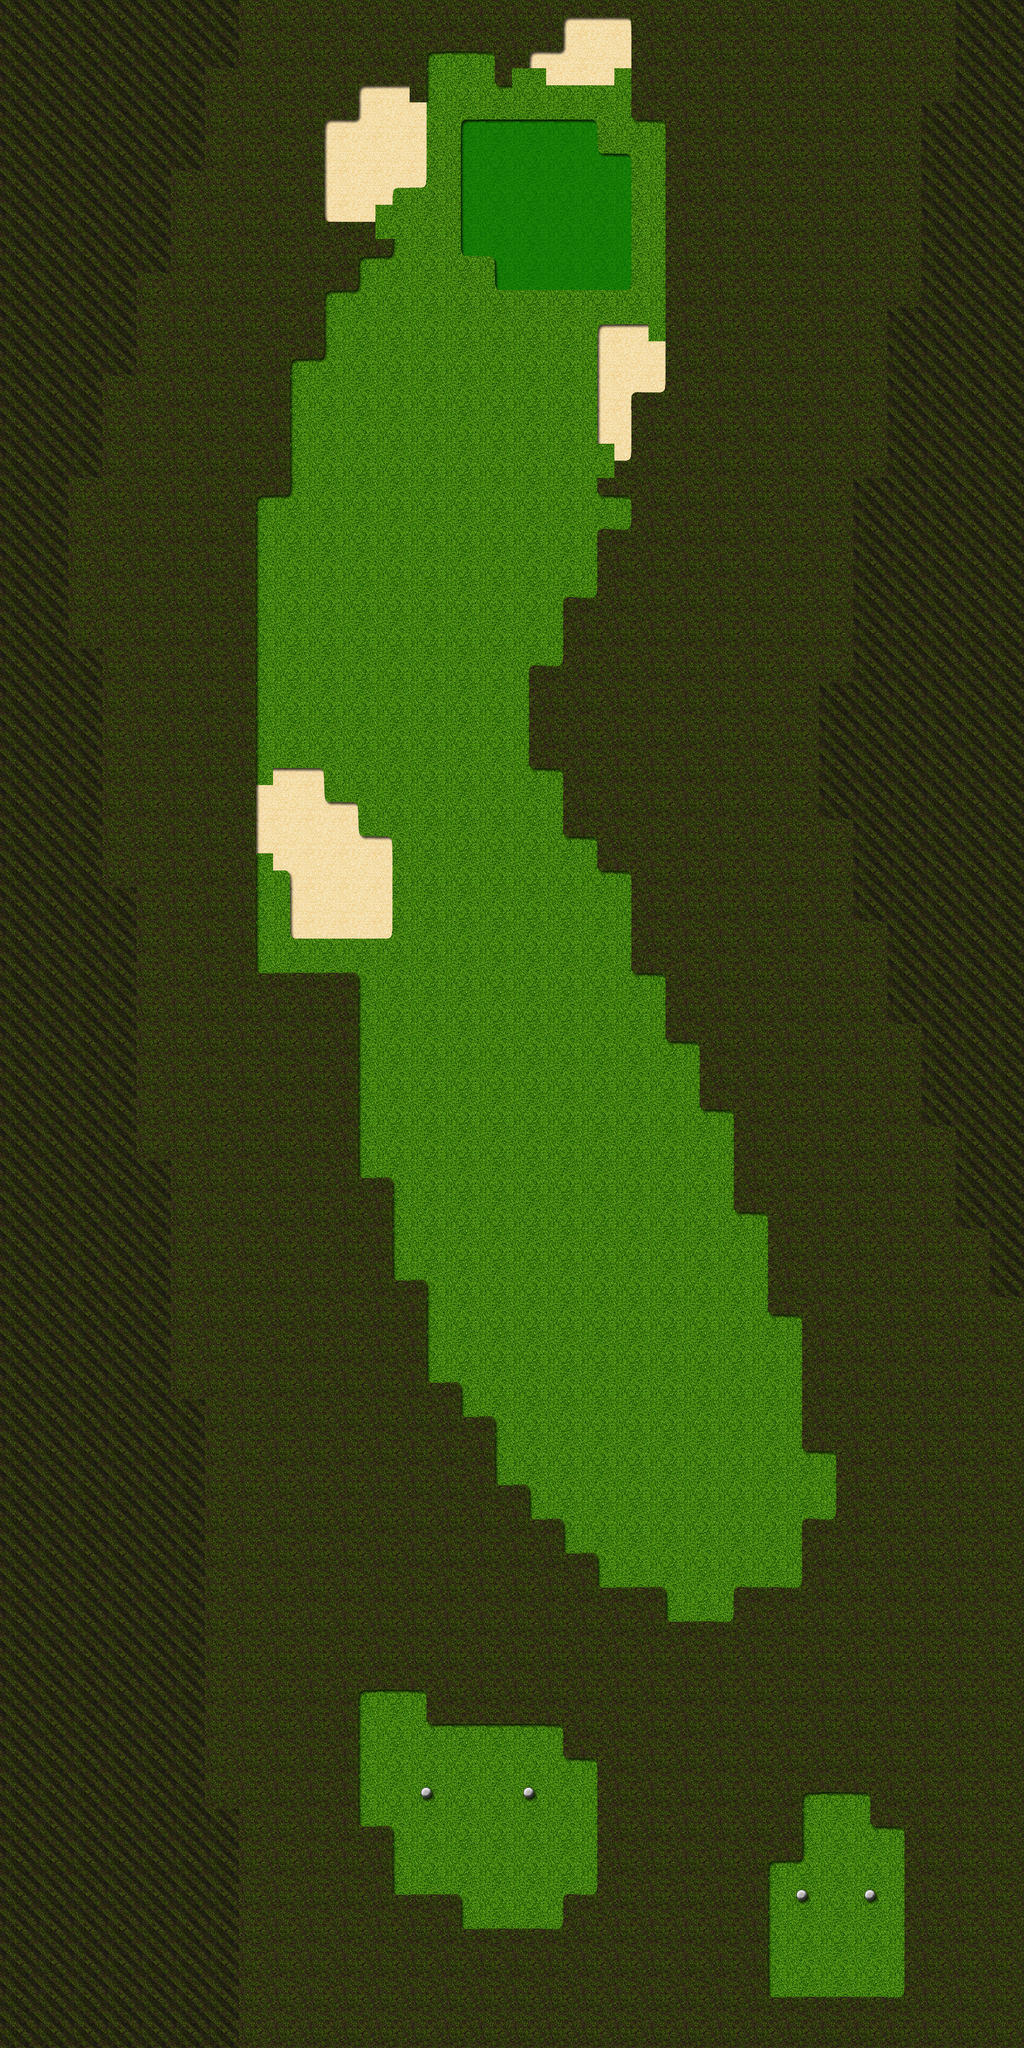

Below is a game level as drawn by its tile map, then a one-line description and the .tmx that defines it (tile-layer data replaced by summaries):
An orthogonal 30x60 tile map with 64x64 px tiles, 1 tile layer (Tile Layer 1), 2 tilesets and 52 objects (Hole, Tee).

<map version="1.0" orientation="orthogonal" width="30" height="60" tilewidth="64" tileheight="64">
 <tileset firstgid="1" name="Golf" tilewidth="64" tileheight="64">
  <image source="tilemap.png" width="1024" height="1024" />
  <terraintypes>
   <terrain name="Rough" tile="0" />
   <terrain name="Fairway" tile="1" />
   <terrain name="Green" tile="16" />
   <terrain name="Bunker" tile="17" />
   <terrain name="Water" tile="19" />
  </terraintypes>
  <tile id="0" terrain="0,0,0,0" />
  <tile id="1" terrain="1,1,1,1" />
  <tile id="4" terrain="1,2,1,2" />
  <tile id="5" terrain="2,1,2,1" />
  <tile id="6" terrain="1,1,1,2" />
  <tile id="7" terrain="1,1,2,1" />
  <tile id="16" terrain="2,2,2,2" />
  <tile id="17" terrain="3,3,3,3" />
  <tile id="19" terrain="4,4,4,4" />
  <tile id="20" terrain="2,2,1,1" />
  <tile id="21" terrain="1,1,2,2" />
  <tile id="22" terrain="1,2,1,1" />
  <tile id="23" terrain="2,1,1,1" />
  <tile id="32" terrain="1,1,1,3" />
  <tile id="33" terrain="1,1,3,1" />
  <tile id="34" terrain="3,3,3,1" />
  <tile id="35" terrain="3,3,1,3" />
  <tile id="44" terrain="1,3,1,3" />
  <tile id="45" terrain="3,1,3,1" />
  <tile id="46" terrain="1,1,1,4" />
  <tile id="47" terrain="1,1,4,1" />
  <tile id="48" terrain="1,3,1,1" />
  <tile id="49" terrain="3,1,1,1" />
  <tile id="50" terrain="3,1,3,3" />
  <tile id="51" terrain="1,3,3,3" />
  <tile id="60" terrain="3,3,1,1" />
  <tile id="61" terrain="1,1,3,3" />
  <tile id="62" terrain="1,4,1,1" />
  <tile id="63" terrain="4,1,1,1" />
  <tile id="64" terrain="4,4,4,1" />
  <tile id="65" terrain="4,4,1,4" />
  <tile id="74" terrain="1,4,1,4" />
  <tile id="75" terrain="4,1,4,1" />
  <tile id="76" terrain="0,0,0,1" />
  <tile id="77" terrain="0,0,1,0" />
  <tile id="78" terrain="1,1,1,0" />
  <tile id="79" terrain="1,1,0,1" />
  <tile id="80" terrain="4,1,4,4" />
  <tile id="81" terrain="1,4,4,4" />
  <tile id="90" terrain="4,4,1,1" />
  <tile id="91" terrain="1,1,4,4" />
  <tile id="92" terrain="0,1,0,0" />
  <tile id="93" terrain="1,0,0,0" />
  <tile id="94" terrain="1,0,1,1" />
  <tile id="95" terrain="0,1,1,1" />
  <tile id="104" terrain="0,1,0,1" />
  <tile id="105" terrain="1,0,1,0" />
  <tile id="106" terrain="3,3,3,0" />
  <tile id="107" terrain="3,3,0,3" />
  <tile id="108" terrain="0,0,0,3" />
  <tile id="109" terrain="0,0,3,0" />
  <tile id="120" terrain="1,1,0,0" />
  <tile id="121" terrain="0,0,1,1" />
  <tile id="122" terrain="3,0,3,3" />
  <tile id="123" terrain="0,3,3,3" />
  <tile id="124" terrain="0,3,0,0" />
  <tile id="125" terrain="3,0,0,0" />
  <tile id="134" terrain="0,3,0,3" />
  <tile id="135" terrain="3,0,3,0" />
  <tile id="136" terrain="0,0,0,4" />
  <tile id="137" terrain="0,0,4,0" />
  <tile id="138" terrain="4,4,4,0" />
  <tile id="139" terrain="4,4,0,4" />
  <tile id="150" terrain="3,3,0,0" />
  <tile id="151" terrain="0,0,3,3" />
  <tile id="152" terrain="0,4,0,0" />
  <tile id="153" terrain="4,0,0,0" />
  <tile id="154" terrain="4,0,4,4" />
  <tile id="155" terrain="0,4,4,4" />
  <tile id="164" terrain="0,4,0,4" />
  <tile id="165" terrain="4,0,4,0" />
  <tile id="166" terrain="2,2,2,1" />
  <tile id="167" terrain="2,2,1,2" />
  <tile id="180" terrain="4,4,0,0" />
  <tile id="181" terrain="0,0,4,4" />
  <tile id="182" terrain="2,1,2,2" />
  <tile id="183" terrain="1,2,2,2" />
 </tileset>
 <tileset firstgid="257" name="Trees" tilewidth="256" tileheight="256">
  <image source="tree_tiles.png" width="512" height="512" />
 </tileset>
 <layer name="Tile Layer 1" width="30" height="60">
  <data>[1800 cells, 1800 non-empty, 49 distinct tile ids]</data>
 </layer>
 <objectgroup name="Object Layer 1" width="30" height="60">
  <object name="Hole" x="1053" y="302">
   <ellipse />
  </object>
  <object name="Tee" x="900" y="3380">
   <ellipse />
  </object>
 </objectgroup>
 <objectgroup name="Object Layer 2" width="30" height="60">
  <object gid="257" x="193" y="3728" />
  <object gid="257" x="-25" y="2901" />
  <object gid="257" x="145" y="2649" />
  <object gid="257" x="36" y="1783" />
  <object gid="257" x="2" y="980" />
  <object gid="257" x="130" y="522" />
  <object gid="257" x="1439" y="286" />
  <object gid="257" x="1654" y="686" />
  <object gid="257" x="1511" y="898" />
  <object gid="257" x="1196" y="1264" />
  <object gid="257" x="1633" y="1476" />
  <object gid="257" x="1448" y="1967" />
  <object gid="257" x="1714" y="2349" />
  <object gid="257" x="1617" y="3116" />
  <object gid="257" x="427" y="2780" />
  <object gid="257" x="178" y="1240" />
  <object gid="258" x="39" y="1607" />
  <object gid="258" x="208" y="1007" />
  <object gid="258" x="-49" y="719" />
  <object gid="258" x="251" y="225" />
  <object gid="258" x="1396" y="470" />
  <object gid="258" x="1690" y="286" />
  <object gid="258" x="1708" y="1086" />
  <object gid="258" x="1342" y="1107" />
  <object gid="258" x="1596" y="1698" />
  <object gid="258" x="1666" y="2561" />
  <object gid="258" x="208" y="3428" />
  <object gid="258" x="-22" y="2661" />
  <object gid="258" x="1684" y="3283" />
  <object gid="259" x="108" y="2343" />
  <object gid="259" x="24" y="3383" />
  <object gid="259" x="54" y="2037" />
  <object gid="259" x="81" y="710" />
  <object gid="259" x="117" y="334" />
  <object gid="259" x="1584" y="476" />
  <object gid="259" x="1517" y="1240" />
  <object gid="259" x="1657" y="1973" />
  <object gid="260" x="1669" y="2961" />
  <object gid="260" x="1566" y="2189" />
  <object gid="260" x="1424" y="1567" />
  <object gid="260" x="1663" y="1261" />
  <object gid="260" x="1720" y="883" />
  <object gid="260" x="1360" y="649" />
  <object gid="260" x="-61" y="189" />
  <object gid="260" x="254" y="661" />
  <object gid="260" x="-19" y="1349" />
  <object gid="260" x="233" y="1867" />
  <object gid="260" x="-19" y="2380" />
  <object gid="260" x="269" y="2913" />
  <object gid="260" x="17" y="3625" />
 </objectgroup>
</map>
